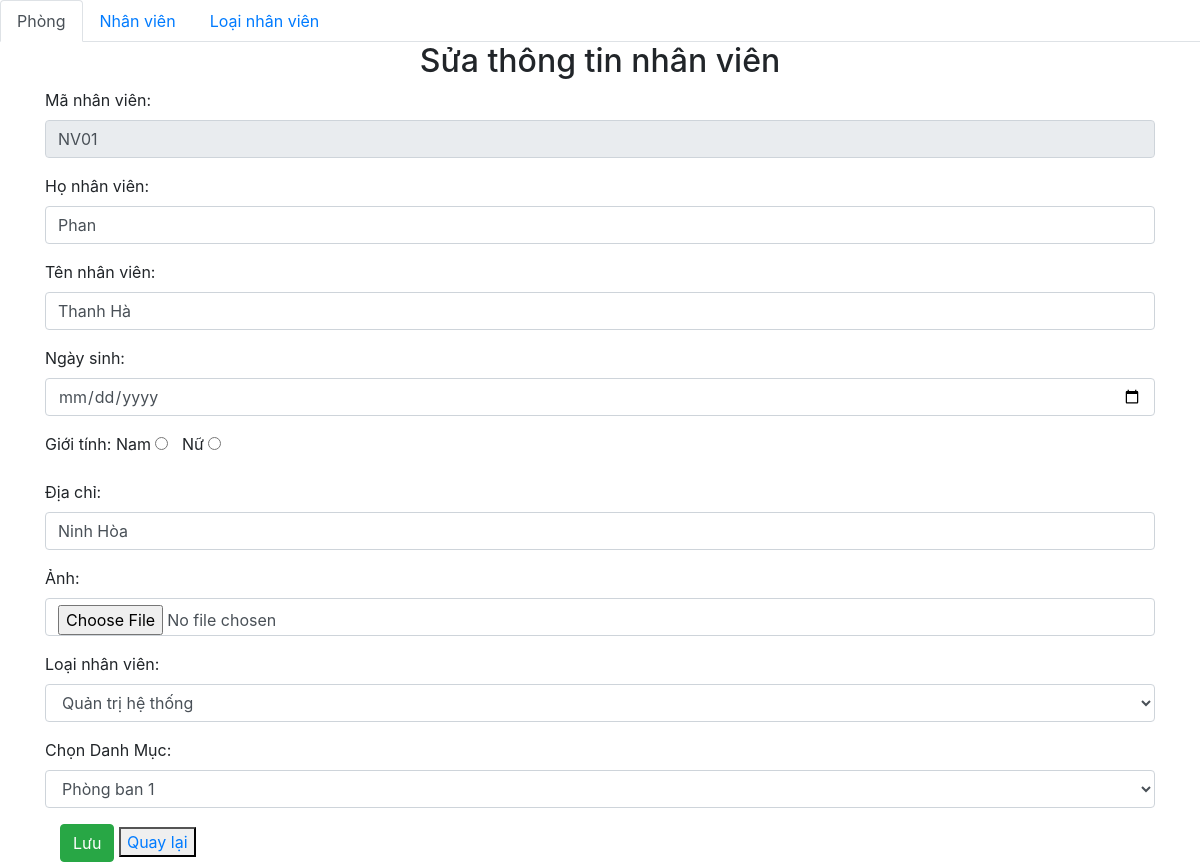
Page /nhanvien/edit.php?manv=NV01 on the committed database.
### tables this page shows
create table nhanvien (
	manv varchar(10) not null primary key,
    honv varchar(50) not null,
	tennv varchar(50) not null,	
	ngaysinh date not null,
    gioitinh tinyint not null,
	diachi varchar(50) not null,
	anh varchar(250) not null,
	maloai varchar(20) not null,
    maphong varchar(20) not null,
	constraint nv_lnv_fk foreign key (maloai) references loainv (maloai),
    constraint nv_mp_fk foreign key (maphong) references phongban (maphong)
	ON UPDATE CASCADE
	ON DELETE CASCADE
);

### db/connect.php (called while the page is built, shortened)
<?php
function executeResult($sql) {
	$con = mysqli_connect(DB_HOST, DB_USER, DB_PASSWORD, DB_NAME);
	$result = mysqli_query($con, $sql);
	$data   = [];
	if ($result != null){
		while ($row = mysqli_fetch_array($result, 1)) {
			$data[] = $row;
		}
	}
	return $data;
}

### nhanvien/edit.php (the view, shortened to what this page needs)
<?php
require_once('../db/connect.php');
?>
<!DOCTYPE html>
<html>
<head>
    <link rel="stylesheet" href="https://maxcdn.bootstrapcdn.com/bootstrap/4.4.1/css/bootstrap.min.css">
</head>
<body>
    <?php
    if (isset($_GET['manv'])) {
        $manv       = $_GET['manv'];
        $sql      = "select * from nhanvien where manv = '$manv'";
        $result = mysqli_query($connect, $sql);
        $row = null;
        if ($result != null) {
            $row    = mysqli_fetch_array($result, 1);
        }
        $honv = $row['honv'];
        $tennv = $row['tennv'];
        $ngaysinh = $row['ngaysinh'];
        $diachi = $row['diachi'];
        $ten_hinh = $row['anh'];
        $maloai = $row['maloai'];
        $maphong = $row['maphong'];
    }
    ?>
    <ul class="nav nav-tabs">
        <li class="nav-item">
            <a class="nav-link active" href="#">Phòng</a>
        </li>
        <li class="nav-item">
            <a class="nav-link" href="../nhanvien">Nhân viên</a>
        </li>
        <li class="nav-item">
            <a class="nav-link" href="../loainv">Loại nhân viên</a>
        </li>
    </ul>
    <div class="container">
        <div class="panel panel-primary">
            <div class="panel-heading">
                <h2 class="text-center">Sửa thông tin nhân viên</h2>
            </div>
            <div class="panel-body">
                <form action="" method="post" enctype="multipart/form-data">
                    <div class="form-group">
                        <label>Mã nhân viên:</label>
                        <input readonly type="text" class="form-control" name="manv" value="<?= $manv ?>">
                    </div>
                    <div class="form-group">
                        <label>Họ nhân viên:</label>
                        <input type="text" class="form-control" name="honv" value="<?= $honv ?>">
                    </div>
                    <div class="form-group">
                        <label>Tên nhân viên:</label>
                        <input type="text" class="form-control" name="tennv" value="<?= $tennv ?>">
                    </div>
                    <div class="form-group">
                        <label>Ngày sinh:</label>
                        <input type="date" class="form-control" name="ngaysinh" value="<?= $ngaysinh ?>">
                    </div>
                    <div class="form-group">
                        <label>Giới tính:</label>
                        Nam <input id="gioitinh" name="gioitinh" type="radio" value="1" <?php echo $row['gioitinh']  == 1 ? 'checked' : '' ?> /> &nbsp;
                        Nữ <input id="gioitinh" name="gioitinh" type="radio" value="0" <?php echo $row['gioitinh'] == 0 ? 'checked' : '' ?> />
                    </div>
                    <div class="form-group">
                        <label>Địa chỉ:</label>
                        <input type="text" class="form-control" name="diachi" value="<?= $diachi ?>">
                    </div>
                    <div class="form-group">
                        <label>Ảnh:</label>
                        <input type="file" class="form-control" name="anh" value="<?= $ten_hinh ?>">
                    </div>
                    <div class="form-group">
                        <label>Loại nhân viên:</label>
                        <select name="maloai" class="form-control">
                            <?php
                            $sql          = 'select * from loainv';
                            $categoryList = executeResult($sql);
                            foreach ($categoryList as $item) {
                                if ($item['maloai'] == $maloai) {
                                    $s = "selected";
                                } else {
                                    $s = "";
                                }
                                echo '<option ' . $s . ' value="' . $item['maloai'] . '" class = "form-control">' . $item['tentl'] . '</option>';
                            }
                            ?>
                        </select>
                    </div>
                    <div class="form-group">
                        <label for="price">Chọn Danh Mục:</label>
                        <select class="form-control" name="maphong">
                            <?php
                            $sql          = 'select * from phongban';
                            $categoryList = executeResult($sql);
                            foreach ($categoryList as $item) {
                                if ($item['maphong'] == $maphong) {
                                    echo '<option selected value="' . $item['maphong'] . '">' . $item['tenphong'] . '</option>';
                                } else {
                                    echo '<option value="' . $item['maphong'] . '">' . $item['tenphong'] . '</option>';
                                }
                            }
                            ?>
                        </select>
                    </div>
                    <div class="col-md-offset-2 col-md-6">
                        <button class="btn btn-success">Lưu</button>
                        <button class="comeback">
                            <a href="javascript:window.history.back(-1);">Quay lại</a>
                        </button>
                    </div>
                </form>
            </div>
        </div>
    </div>
</body>
</html>

### rows in the picture
nhanvien: honv "Phan", tennv "Thanh Hà", diachi "Ninh Hòa"

### other values in the picture
form field maloai "Quản trị hệ thống"
form field maphong "Phòng ban 1"
